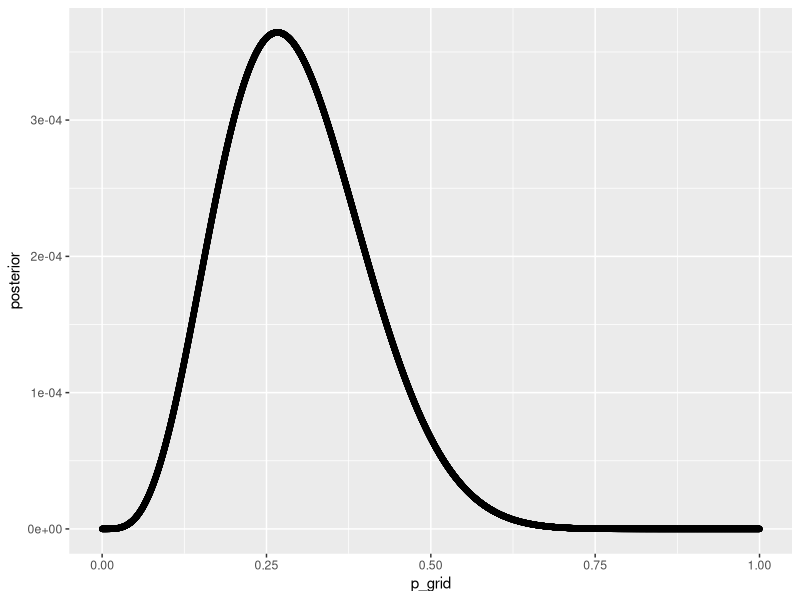

Recreate this plot in R.
## ---- chunk 1
library(tidyverse)
## ---- chunk 2
n <- 1e4
p_grid <- seq(from = 0, to = 1, length.out = n)
prior <- rep(1, n)
likelihood <- dbinom(4, 15, prob = p_grid)

posterior <- likelihood * prior
posterior <- posterior / sum(posterior)

tibble(posterior = posterior, 
       p_grid = p_grid) %>% 
  ggplot(aes(x = p_grid, y = posterior)) +
  geom_point()
